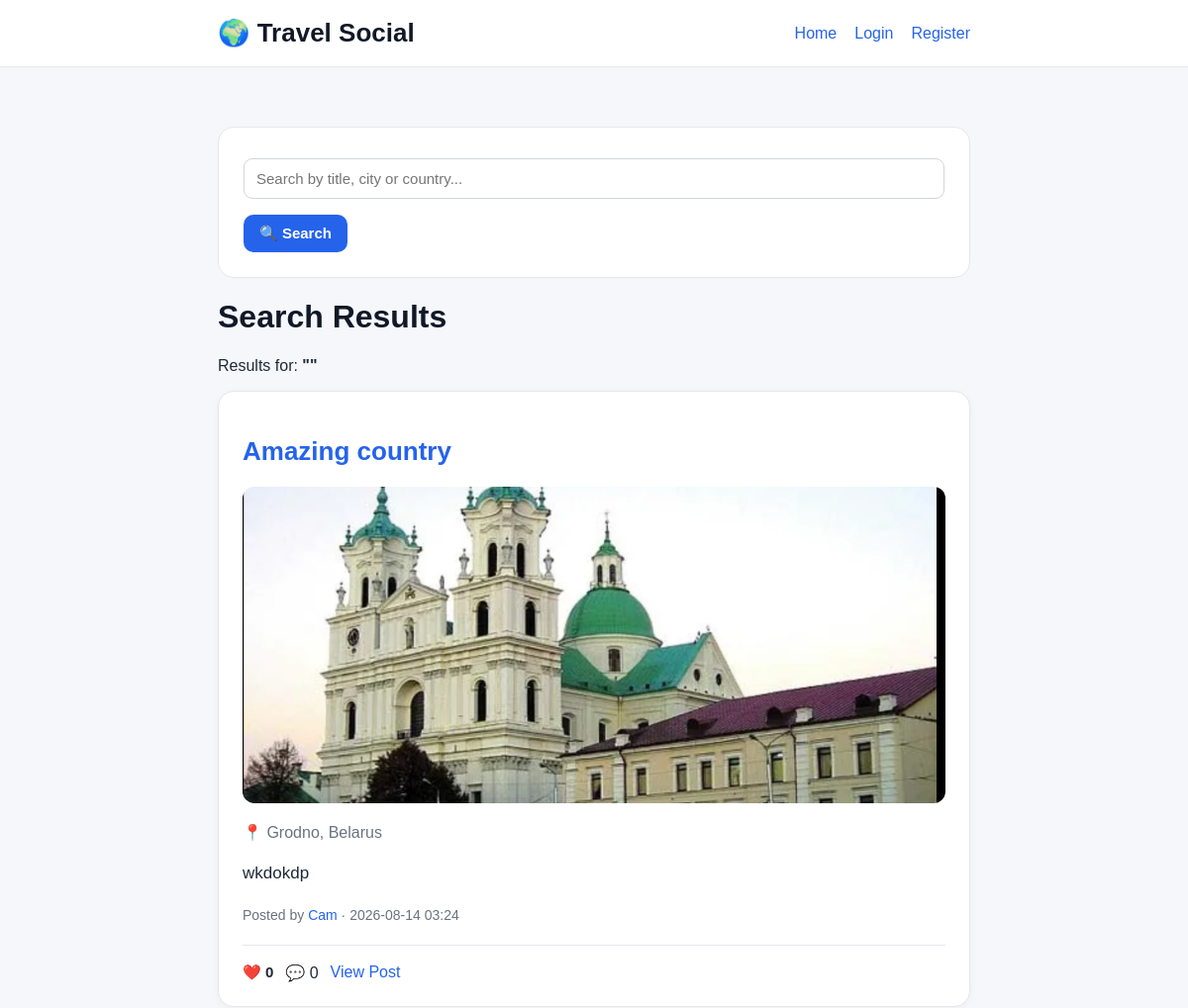
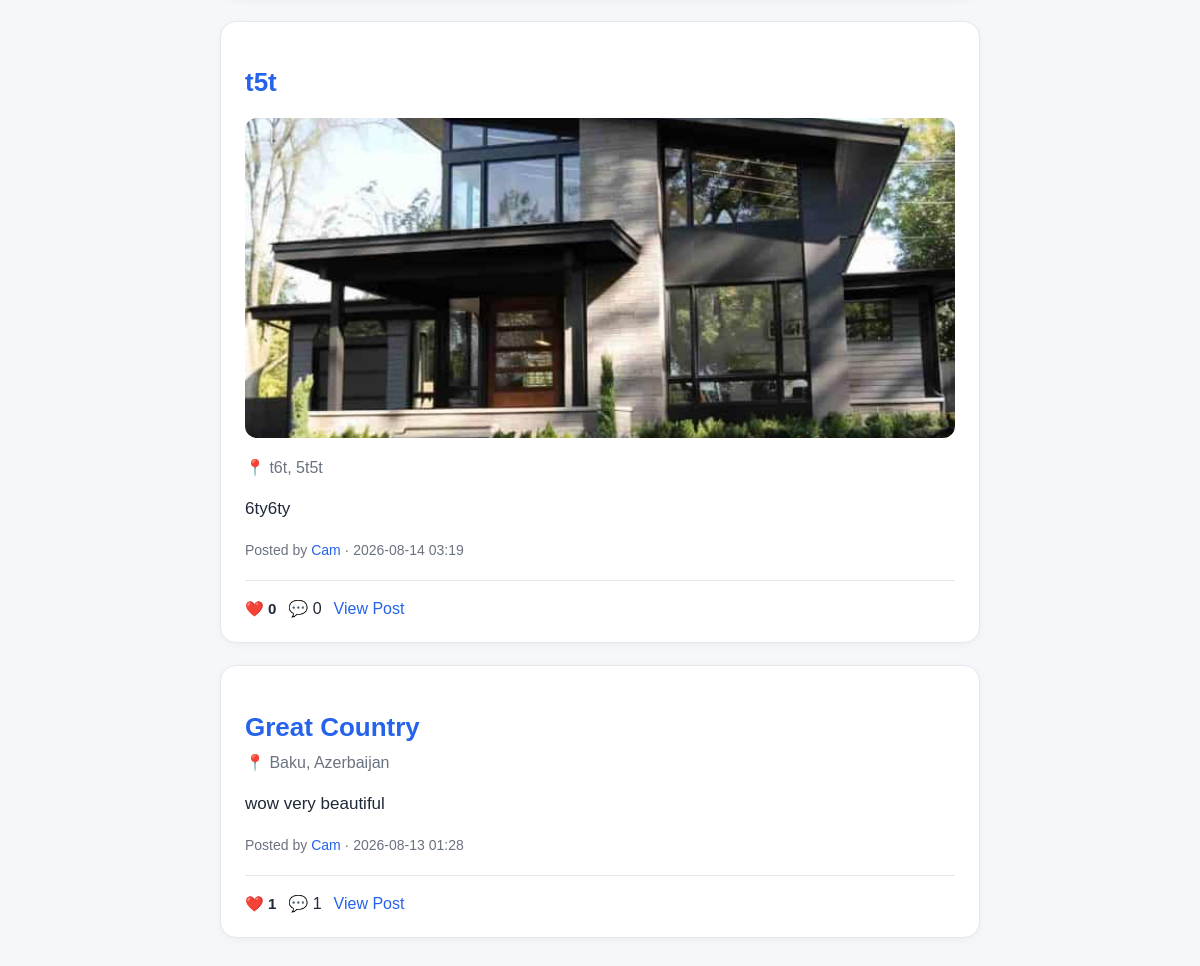
Screenshot of /search with the database file from the repository (2 pictures, top to bottom).
### models.py (models this page shows, shortened)
class TravelPost(db.Model):
    id = db.Column(db.Integer, primary_key=True)
    title = db.Column(db.String(100), nullable=False)
    description = db.Column(db.Text, nullable=False)
    country = db.Column(db.String(50), nullable=False)
    city = db.Column(db.String(50), nullable=False)
    created_at = db.Column(db.DateTime, nullable=False, default=datetime.utcnow)
    user_id = db.Column(db.Integer, db.ForeignKey('user.id'), nullable=False)
    image_filename = db.Column(db.String(255), nullable=True)
    comments = db.relationship('Comment', backref='post', lazy=True, cascade="all, delete-orphan")
    likes = db.relationship('Like', backref='post', lazy=True, cascade="all, delete-orphan")

class User(db.Model, UserMixin):
    id = db.Column(db.Integer, primary_key=True)
    username = db.Column(db.String(80), unique=True, nullable=False, index=True)
    email = db.Column(db.String(120), unique=True, nullable=False, index=True)
    password_hash = db.Column(db.String(200), nullable=False)
    profile_image = db.Column(db.String(255), nullable=True)
    posts = db.relationship('TravelPost', backref='author', lazy=True)
    comments = db.relationship('Comment', backref='author', lazy=True)
    likes = db.relationship('Like', backref='user', lazy=True)

### routes.py (the view)
@app.route("/search")
def search():
    query = request.args.get("q", "")
    posts = TravelPost.query.filter(
        (TravelPost.title.ilike(f"%{query}%")) |
        (TravelPost.city.ilike(f"%{query}%")) |
        (TravelPost.country.ilike(f"%{query}%"))
    ).order_by(TravelPost.created_at.desc()).all()
    return render_template(
        "search_results.html",
        posts=posts,
        query=query
    )

### templates/search_results.html (shortened to what this page needs)
<!DOCTYPE html>
<html lang="en">
<head>
    <link rel="stylesheet"
          href="{{ url_for('static', filename='style.css') }}">
</head>
<body>
<header class="site-header">
    <div class="site-header-inner">
        <div class="logo">
            🌍 Travel Social
        </div>
        <div class="nav-links">
            <a href="{{ url_for('home') }}">
                Home
            </a>
            {% if current_user.is_authenticated %}
                <a href="{{ url_for('create_post') }}">
                    Create Post
                </a>
                <a href="{{ url_for('profile', username=current_user.username) }}">
                    Profile
                </a>
                <a href="{{ url_for('logout') }}">
                    Logout
                </a>
            {% else %}
                <a href="{{ url_for('login') }}">
                    Login
                </a>
                <a href="{{ url_for('register') }}">
                    Register
                </a>
            {% endif %}
        </div>
    </div>
</header>
<div class="container">
    <div class="form-card">
        <form action="{{ url_for('search') }}" method="GET">
            <input
                type="text"
                name="q"
                value="{{ query }}"
                placeholder="Search by title, city or country..."
            >
            <button class="primary-button" type="submit">
                🔍 Search
            </button>
        </form>
    </div>
    <h1>
        Search Results
    </h1>
    <p>
        Results for:
        <strong>"{{ query }}"</strong>
    </p>
    {% if posts %}
        {% for post in posts %}
            <div class="post-card">
                <h2 class="post-title">
                    <a href="{{ url_for('post_detail', post_id=post.id) }}">
                        {{ post.title }}
                    </a>
                </h2>
                {% if post.image_filename %}
                    <a href="{{ url_for('post_detail', post_id=post.id) }}">
                        <img
                            src="{{ url_for('static', filename='uploads/' + post.image_filename) }}"
                            alt="{{ post.title }}"
                            class="post-image"
                        >
                    </a>
                {% endif %}
                <div class="post-location">
                    📍 {{ post.city }}, {{ post.country }}
                </div>
                <p class="post-description">
                    {{ post.description }}
                </p>
                <div class="post-meta">
                    Posted by
                    <a href="{{ url_for('profile', username=post.author.username) }}">
                        {{ post.author.username }}
                    </a>
                    ·
                    {{ post.created_at.strftime("%Y-%m-%d %H:%M") }}
                </div>
                <div class="post-actions">
                    <span class="like-count">
                        ❤️ {{ post.likes|length }}
                    </span>
                    <span>
                        💬 {{ post.comments|length }}
                    </span>
                    <a href="{{ url_for('post_detail', post_id=post.id) }}">
                        View Post
                    </a>
                </div>
            </div>
        {% endfor %}
    {% endif %}
</div>
</body>
</html>

### static/style.css (style rules this page uses)
body { font-family: Arial, Helvetica, sans-serif; background: #f5f7fb; margin: 0; color: #1f2937; }
.container { width: 92%; max-width: 760px; margin: 0 auto; padding: 30px 0 60px; }
h1, h2, h3 { color: #111827; }
a { color: #2563eb; text-decoration: none; }
.site-header { background: white; border-bottom: 1px solid #e5e7eb; padding: 18px 0; margin-bottom: 30px; }
.site-header-inner { width: 92%; max-width: 760px; margin: 0 auto; display: flex; justify-content: space-between; align-items: center; }
.logo { font-size: 26px; font-weight: 700; color: #111827; }
.nav-links { display: flex; gap: 18px; }
.post-card { background: white; border-radius: 16px; padding: 24px; margin-bottom: 22px; border: 1px solid #e5e7eb; box-shadow: 0 2px 8px rgba(0, 0, 0, 0.04); }
.post-title { font-size: 26px; margin-bottom: 10px; }
.post-location { color: #6b7280; margin-bottom: 18px; }
.post-description { font-size: 17px; line-height: 1.6; }
.post-meta { margin-top: 20px; color: #6b7280; font-size: 14px; }
.post-actions { display: flex; align-items: center; gap: 12px; margin-top: 22px; padding-top: 18px; border-top: 1px solid #e5e7eb; }
.like-count { font-size: 15px; font-weight: 600; }
button, input[type="submit"] { border: none; border-radius: 10px; padding: 10px 16px; font-size: 15px; font-weight: 600; cursor: pointer; }
.primary-button { background: #2563eb; color: white; }
.form-card { background: white; border: 1px solid #e5e7eb; border-radius: 16px; padding: 25px; }
.form-card input, .form-card textarea { width: 100%; box-sizing: border-box; padding: 11px 12px; border: 1px solid #d1d5db; border-radius: 9px; margin-top: 6px; margin-bottom: 16px; font-size: 15px; }
.post-image { width: 100%; height: 320px; object-fit: cover; border-radius: 12px; margin: 20px 0; display: block; }

### rows the page displays
TravelPost: title "Amazing country", image_filename (picture), city "Grodno", country "Belarus", description "wkdokdp", author.username "Cam", created_at "2026-08-14 03:24", likes|length "0", comments|length "0"
TravelPost: title "t5t", image_filename (picture), city "t6t", country "5t5t", description "6ty6ty", author.username "Cam", created_at "2026-08-14 03:19", likes|length "0", comments|length "0"
TravelPost: title "Great Country", city "Baku", country "Azerbaijan", description "wow very beautiful", author.username "Cam", created_at "2026-08-13 01:28", likes|length "1", comments|length "1"
